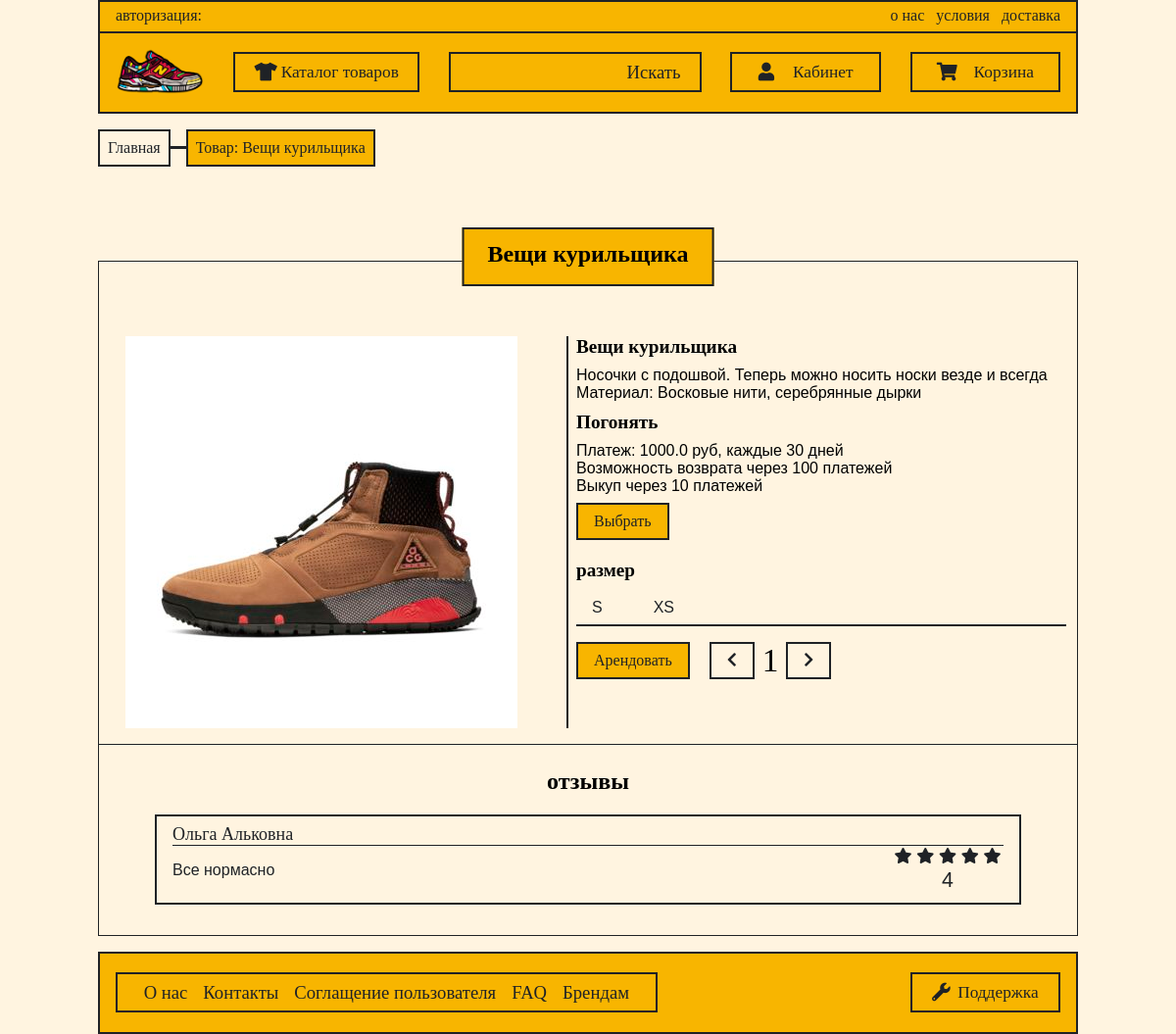
/tovar/1/, run on the app's committed database.
### firstapp/models.py (models this page shows, shortened)
class Tovar (models.Model):
    name = models.CharField(db_index=True,max_length=100)
    Opisanie = models.TextField()
    brand = models.ForeignKey(Brand,on_delete=models.SET_NULL, null=True)
    DateAdd = models.DateTimeField()
    DateEdit = models.DateTimeField()
    Sex = models.ForeignKey(Sex, on_delete=models.SET_NULL, null=True)
    Material = models.TextField(null=True)
    Del = models.BooleanField()

class PhotoTovara (models.Model):
    photo = models.FileField()
    tovar = models.ForeignKey(Tovar,on_delete = models.CASCADE, null=True)
    set = models.ForeignKey(Set, on_delete= models.CASCADE, null=True)
    main = models.BooleanField(null=True)
    delete = models.BooleanField()

class VidArendiTovars (models.Model):
    set = models.ForeignKey(Set,on_delete = models.CASCADE, null=True)
    tovar = models.ForeignKey(Tovar,on_delete = models.CASCADE, null= True)
    vidArendi = models.ForeignKey(VidArendi, on_delete=models.CASCADE)
    stoimost = models.FloatField();
    vikup = models.IntegerField(null=True);
    Vozvrat = models.IntegerField();
    platej = models.IntegerField();

class VidArendi (models.Model):
    name = models.CharField(max_length=50)
    vikup = models.BooleanField()
    opisanie = models.TextField()

class Size(models.Model):
    name = models.TextField()

class Otziv (models.Model):
    Opisanie = models.TextField(db_index=True)
    zvezdi = models.IntegerField()
    Person = models.ForeignKey(Person, on_delete=models.CASCADE, null=True)
    Tovar = models.ForeignKey(Tovar, on_delete=models.CASCADE, null=True)
    date = models.DateTimeField(null=True)
    Set = models.ForeignKey(Set, on_delete=models.CASCADE, null=True)
    Status = models.TextField()
    delete = models.BooleanField(null=True)
    Otvet = models.TextField(null=True)
    nameperson = models.TextField(null=True)

### firstapp/views.py (the view, shortened to what this page needs)
# urls.py: path('tovar/<int:id>/', views.tovars),
def tovars(req,id):
    kard = KardTovar(req=req)
    dannye = kard.GetTovar(id=id)
    return render(req, "tovar_v2.html", context=dannye)

### firstapp/BAZA.py (called while the page is built)
    def GetTovarId(self, idd):
        tvr = Tovar.objects.get(id=idd)
        return tvr

### firstapp/BAZA_bue.py (called while the page is built)
    def miniNormTovar(self, tovar):
        size = SizeTovars.objects.filter(Tovar__id=tovar.id).values('Size__name','nalichie')
        arenda =  VidArendiTovars.objects.filter(tovar__id=tovar.id).values('vidArendi__name','stoimost','vikup','Vozvrat','platej')
        name = tovar.name
        opisanie = tovar.Opisanie
        brand = tovar.brand.name
        sex = tovar.Sex.name
        Material = tovar.Material
        Del = 'Не известно'
        if tovar.Del == True:
            Del = "Удален"
        else:
            Del = "Не удален"
        return {'size':size,'arenda':arenda, 'name':name,'opisanie':opisanie,'brand':brand,'sex':sex,'material':Material,'del':Del,'id':tovar.id}

    def __size_Mas(self, size):
        mass = []
        if size != None:
            for t in size:
                name = t.Size.name
                nal = t.nalichie
                koll = 0
                tranz = t.addtovars_set.all()
                for z in tranz:
                    koll = koll + z.count
                mass.append({'name':name, 'nal':nal, 'koll':koll, 'id':t.id})
        return mass

    def __rent_Mas(self, arenda):
        mass = []
        if arenda != None:
            for t in arenda:
                name = t.vidArendi.name
                platej = t.platej
                stoimost = t.stoimost
                vikup = t.vikup
                vozvrat = t.Vozvrat
                id = t.id
                mass.append({'name': name, 'platej': platej, 'stoimost': stoimost, 'vikup': vikup, 'vozvrat':vozvrat, 'id':id})
        return mass

### firstapp/views_Obr.py (called while the page is built)
    def ObrabotkaPosle(self, Tvr):
        Vozvrat = self.obr.TovarAdminMax(Tvr)
        otz = Tvr.otziv_set.filter(Status="Принят")
        otzivi = []
        for ot in otz:
            otzivi.append(self.obr.OtziviMax(ot))
        return {'Tovar':Vozvrat, 'Otzivi':otzivi}

    def GetTovar(self, id):
        tvr = TOVAR()
        return self.ObrabotkaPosle(tvr.GetTovarId(idd=id))

### templates/tovar_v2.html (shortened to what this page needs)
{% extends "base.html" %}
{% load staticfiles %}
{% block title %}
<link rel="stylesheet" type="text/css" href="{% static "/Photo/slick/slick.css" %}"/>
<link rel="stylesheet" type="text/css" href="{% static "/Photo/slick/slick-theme.css" %}"/>
{% endblock %}
{% block content %}
<div class="Base__flex Bread-flex">
    <div class="Bread">
        <a href="/main/" class="Base__txt-kelson Bread__txt">
            Главная
        </a>
    </div>
    <div class="Bread-poloska"></div>
    <div class="Bread Bread_viible_orange">
        <div class="Base__txt-kelson Bread__txt">
            Товар: {{Tovar.name}}
        </div>
    </div>
</div>
<div class="Korzina Page__element-oba Tvr__Main">
    <div class="Page__element-obertka">
        <div class="zagolovok Page__zagolovok Page__zagolovok-funny Page__element-zagolovok">{{Tovar.name}}</div>
    </div>
    <div class=" Korzina_element Tvr__element">
        <div class="Tov">
            <div class="Base__flex Base__flex_type_column Tov__img-block">
				<img src="/static/{{Tovar.main}}" class="Tov__img">
            </div>
            <div class="Base__flex Base__flex_type_column tovar__opisanie Tvr__opi">
                <div class="Base__zagolovok tovar__zagolovok tovar__zagolovok_no_margin-top">{{Tovar.name}}</div>
                <div class="Base">
                    <div class="tovar__opisanie__text">{{Tovar.opisanie}}</div>
                    <div class="tovar__opisanie__text">Материал: {{Tovar.materia}}</div>
                </div>
                <div class="Base">
				{% for rent in Tovar.arenda %}
                    <div class="tovar__opisanie__zagolovok Base__zagolovok tovar__zagolovok">{{rent.name}}</div>
                    <div class="tovar__opisanie__text">Платеж: {{rent.stoimost}} руб, каждые {{rent.platej}} дней  </div>
					<div class="tovar__opisanie__text">Возможность возврата через {{ rent.vozvrat }} платежей</div>
					{% if rent.vikup != None %}
					<div class="tovar__opisanie__text">Выкуп через {{rent.vikup }} платежей</div>
					{% else %}
					<div class="tovar__opisanie__text">Без выкупа</div>
					{% endif %}
					<div style="margin-top:0.5em; margin-bottom:1.25em; display:flex;">
					<div style="cursor:pointer;" type="sumbit" class="vibor Base__button Page__button Tvr__button Base__button_color_orange"> Выбрать <input id="arendid" type="hidden" value="{{rent.id}}"> </input> </div>
					</div>
				{% endfor%}
					{% if Tovar.size != None %}
                    <div class="tovar__opisanie__zagolovok Base__zagolovok tovar__zagolovok">размер</div>
                    <div class="Base__flex">
                        {% for s in Tovar.size %}
							{% if s.nal == True and s.koll > 0 %}
								<div style="cursor:pointer;" href="#" class="viborsize Page__button Tvr__button"> {{s.name}}
								</div>
							{% endif %}
                        {% endfor %}
                    </div>
					{% else %}
					<div class="tovar__opisanie__zagolovok Base__zagolovok tovar__zagolovok">Нет в наличии</div>
					{% endif %}
                </div>
                <div class="Base__poloska-gor"></div>
                <div class="Base__flex Tvr__dei">
                     <form  id="Arenda" action="/tovar/{{Tovar.id}}/" method="POST">
						<div style="cursor:pointer;" id="but" class="Base__button Page__button Tvr__button Base__button_color_orange"> Арендовать </div>
                    </form>
                    <div class="Base__flex Tvr__button">
                        <a style="cursor:pointer;" id='minus' class="Base__button Page__button Tvr__button-coll1">
                            <i class="fas fa-chevron-left "></i>
                        </a>
                        <div id="Number" class="Base__txt-kelson Tvr__txt">
                            1
                        </div>
                        <a style="cursor:pointer;" id='plus' class="Base__button Page__button Tvr__button-coll2">
                            <i class="fas fa-chevron-right "></i>
                        </a>
                    </div>
                </div>
            </div>
        </div>
    </div>
    <div class="Base__poloska-gor"></div>
    <div class="Base__zagolovok Tvr__Otz-zag">отзывы</div>
    <div class="Base__flex Base__flex_type_column Tvr__Otzyvi">
        {% for o in Otzivi %}
        <div class="Tvr__Otz">
            <div href="#" class="Otzyvi__ssilka">
                <div class="Otzyvi__top">
					{% if o.client.name != None %}
                    <div class="Otzyvi__Name">
                        {{o.client.name}}
                    </div>
					{% else %}
					<div class="Otzyvi__Name">
                        {{o.otziv.name}}
                    </div>
					{% endif %}
                </div>
                <div class="Otzyvi__main">
                    <div class="Otzyvi__opisanie">
                        <div class="Otzyvi__text">
                           {{o.otziv.Opisanie}}
                        </div>
                    </div>
                    <div class="Otzyvi__zvezda">
                        <div class="Otzyvi__zvizdi">
                            <i class="fas fa-star Otzyvi__zv-im"></i>
                            <i class="fas fa-star Otzyvi__zv-im" ></i>
                            <i class="fas fa-star Otzyvi__zv-im"></i>
                            <i class="fas fa-star Otzyvi__zv-im"></i>
                            <i class="fas fa-star Otzyvi__zv-im"></i>
                        </div>
                        <div class="Otzyvi__cifri">
                            {{o.otziv.zvezdi}}
                        </div>
                    </div>
                </div>
            </div>
        </div>
        {% endfor %}
    </div>
</div>
{% endblock %}
{% block style %}
<link rel="stylesheet" type="text/css" href="{% static "bread/style/bread.css" %}"/>
<link rel="stylesheet" type="text/css" href="{% static "Tovar/style/Tovar.css" %}"/>
<link rel="stylesheet" type="text/css" href="{% static "Tvr/style/Tvr.css" %}"/ >
<link rel="stylesheet" type="text/css" href="{% static "Menu/style/Menu.css" %}"/ >
<link rel="stylesheet" type="text/css" href="{% static "Colonka/style/Colonka.css" %}"/>
<link rel="stylesheet" type="text/css" href="{% static "checkbox/style/checkbox.css" %}"/ >
<link rel="stylesheet" type="text/css" href="{% static "Otzyvi/style/Otzyvi.css" %}"/ >
<link rel="stylesheet" href="https://use.fontawesome.com/releases/v5.7.2/css/all.css">
<link rel="stylesheet" type="text/css" href="https://yarnpkg.com/en/package/normalize.css">
{% endblock %}

### static/Page/style/Page.css (style rules this page uses)
.page { font-family: 'Museo Sans Cyrl',Sans-Serif; background-color:#FFF4E0; margin: 0; width: 1180px; margin-left: auto; margin-right: auto; }
.Page__zagolovok-funny { border: 0.1em solid #1F2226; padding: 0.5em 1em 0.7em 1em; background-color: #F8B500; }
.Page__element-zagolovok { position: absolute; z-index: 10; right: 50%; transform: translateX(50%); bottom: -1px; }
.Page__element-obertka { position: relative; }
.Page__element-oba { border: 0.1em solid #1F2226; padding-top: 60px; margin-top: 5em; padding-bottom: 0.4em; }
.Page__zagolovok { margin-top: 3em; text-align: center; margin-bottom: 1.5em; }
.Page__button { padding: 0.5em 1em 0.5em 1em; text-decoration: none; color: #1F2226; }
@media (max-width: 1210px) { .page { width: 1000px; } }

### static/Elements.css (style rules this page uses)
.zagolovok { font-weight: 600; font-size: x-large; font-family: 'Baron Neue'; }

### static/base/style/base.css (style rules this page uses)
.Base__button { border: 0.15em solid #1F2226; font-family: 'Kelson Sans'; text-align: center; }
.Base__button_color_orange { background-color: #F8B500; }
.Base__poloska-gor { background-color: #1F2226; height: 0.1em; }
.Base__zagolovok { font-weight: 600; font-size: x-large; font-family: 'Baron Neue'; }
.Base__flex { display: flex; }
.Base__flex_type_column { flex-direction: column; }
.Base__txt-kelson { font-family: 'Kelson Sans'; }

### static/bread/style/bread.css (style rules this page uses)
.Bread { padding: 0.5em; border: 0.15em solid #1F2226; margin-top: 1em; margin-bottom: 1em; text-decoration: none; }
.Bread-poloska { width: 1em; height: 0.15em; background-color: #1F2226; }
.Bread__txt { text-decoration: none; color: #1F2226; }
.Bread-flex { align-items: center; }
.Bread_viible_orange { background-color: #F8B500; }

### static/Tovar/style/Tovar.css (style rules this page uses)
.tovar__opisanie { margin-left: 50px; }
.tovar__zagolovok { font-size: larger; margin-bottom: 0.5em; margin-top: 0.5em; }
.tovar__opisanie__text { width: 500px; }
.tovar__zagolovok_no_margin-top { margin-top: 0px; }

### static/Tvr/style/Tvr.css (style rules this page uses)
.Tov__img { width: 30em; margin-left: 1em; }
.Tov { display: flex; justify-content: center; flex-wrap: wrap; }
.Tvr__element { margin-top: 1em; margin-bottom: 1em; }
.Tvr__Main { margin-bottom: 1em; }
.Tvr__button-coll1 { margin-right: 0.5em; }
.Tvr__button-coll2 { margin-left: 0.5em; }
.Tvr__button { margin-right: 1.25em; }
.Tvr__dei { margin-top: 1em; }
.Tvr__txt { font-size: 25pt; }
.Tvr__opi { border-left:0.15em solid #1F2226 ; padding-left: 0.5em; }
.Tvr__Otz { width: 880px; border: 0.15em solid #1F2226; margin-top: 0.5em; margin-bottom: 0.5em; padding-top: 0.5em; padding-bottom: 0.5em; }
.Tvr__Otzyvi { justify-content: center; align-items: center; margin-bottom: 1em; }
.Tvr__Otz-zag { text-align: center; margin-top: 1em; margin-bottom: 0.5em; }
.Tov__img-block { align-items: center; }
@media (max-width: 1210px) { .Tov__img { width: 25em; } }

### static/Otzyvi/style/Otzyvi.css (style rules this page uses)
.Otzyvi__Name { font-size: large; }
.Otzyvi__top { display: flex; align-items: center; border-bottom: 0.10em solid #1F2226; font-family: 'Kelson Sans'; margin-right: 1em; margin-left: 1em; }
.Otzyvi__ssilka { text-decoration: none; color: #1F2226; }
.Otzyvi__opisanie { margin-left: 1em; margin-top: 1em; margin-bottom: 1em; width:40em ; }
.Otzyvi__text { font-size: 12pt; }
.Otzyvi__zvezda { margin-right: 1em; margin-left: 0.5em; }
.Otzyvi__zv-im { margin-right: 0.15em; margin-left: 0.15em; }
.Otzyvi__zvizdi { display: flex; }
.Otzyvi__cifri { margin-top: 0.25em; text-align: center; font-size: 16pt; }
.Otzyvi__main { display: flex; justify-content: space-between; align-items: center; }

### data on the page
Tovar: name "Вещи курильщика", opisanie "Носочки с подошвой. Теперь можно носить носки везде и всегда", materia "Восковые нити, серебрянные дырки"
PhotoTovara: main (picture)
VidArendiTovars: name "Погонять", stoimost "1000.0", platej "30", vozvrat "100", vikup "10"
Size: name "XS"
Otziv: otziv.name "Ольга Альковна", otziv.Opisanie "Все нормасно"

### other printed values
{{ s.name }} "S"
{{ o.otziv.zvezdi }} "4"
